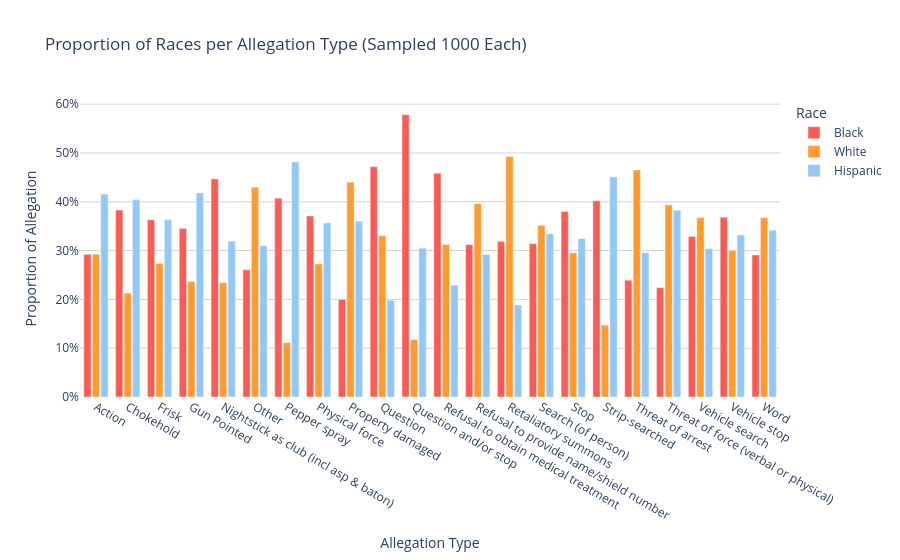

This figure's notebook cell:
### Code cell
import pandas as pd
import plotly.express as px

# Step 1: Define target races and sample size
target_races = ['Black', 'White', 'Hispanic']
n_per_race = 2000

# Step 2: Sample with replacement to get a balanced dataset
balanced_samples = (
    df[df['complainant_ethnicity'].isin(target_races)]
    .groupby('complainant_ethnicity')
    .apply(lambda x: x.sample(n=n_per_race, replace=True, random_state=42))
    .reset_index(drop=True)
)

# Step 3: Get top 5 allegations in this sample
top_5_allegations = (
    balanced_samples['allegation']
    .value_counts()
    .head(22)
    .index
)
filtered = balanced_samples[balanced_samples['allegation'].isin(top_5_allegations)]

# Step 4: Count complaints by allegation and race
counts = (
    filtered.groupby(['allegation', 'complainant_ethnicity'])
    .size()
    .reset_index(name='count')
)

# Step 5: Compute proportions per allegation group
totals = counts.groupby('allegation')['count'].transform('sum')
counts['proportion'] = counts['count'] / totals

# Step 6: Plot
fig = px.bar(
    counts,
    x='allegation',
    y='proportion',
    color='complainant_ethnicity',
    barmode='group',
    color_discrete_map={
        'Black': '#ff5b55',
        'White': '#ff9c2d',
        'Hispanic': '#93c7f7'
    },
    category_orders={'complainant_ethnicity': ['Black', 'White', 'Hispanicn']},
    title='Proportion of Races per Allegation Type (Sampled 1000 Each)',
    labels={
        'allegation': 'Allegation Type',
        'proportion': 'Proportion of Allegation',
        'complainant_ethnicity': 'Race'
    }
)

fig.update_layout(
    yaxis_tickformat='.0%',
    plot_bgcolor='white',
    yaxis=dict(gridcolor='lightgray'),
    bargroupgap=0.15
)

fig.show()

### Figure 1 — Plotly figure (JSON) as saved in the notebook; plotly's stock layout.template omitted (floating-point values rounded to 4 significant figures)
{"data": [{"alignmentgroup": "True", "hovertemplate": "Race=Black<br>Allegation Type=%{x}<br>Proportion of Allegation=%{y}<extra></extra>", "legendgroup": "Black", "marker": {"color": "#ff5b55", "pattern": {"shape": ""}}, "name": "Black", "offsetgroup": "Black", "orientation": "v", "showlegend": true, "textposition": "auto", "type": "bar", "x": ["Action", "Chokehold", "Frisk", "Gun Pointed", "Nightstick as club (incl asp & baton)", "Other", "Pepper spray", "Physical force", "Property damaged", "Question", "Question and/or stop", "Refusal to obtain medical treatment", "Refusal to provide name/shield number", "Retaliatory summons", "Search (of person)", "Stop", "Strip-searched", "Threat of arrest", "Threat of force (verbal or physical)", "Vehicle search", "Vehicle stop", "Word"], "xaxis": "x", "y": [0.2923, 0.383, 0.3631, 0.3455, 0.4468, 0.2606, 0.4074, 0.3707, 0.2, 0.4717, 0.5781, 0.4583, 0.3121, 0.3188, 0.3142, 0.3803, 0.402, 0.2392, 0.224, 0.3291, 0.3682, 0.2912], "yaxis": "y"}, {"alignmentgroup": "True", "hovertemplate": "Race=White<br>Allegation Type=%{x}<br>Proportion of Allegation=%{y}<extra></extra>", "legendgroup": "White", "marker": {"color": "#ff9c2d", "pattern": {"shape": ""}}, "name": "White", "offsetgroup": "White", "orientation": "v", "showlegend": true, "textposition": "auto", "type": "bar", "x": ["Action", "Chokehold", "Frisk", "Gun Pointed", "Nightstick as club (incl asp & baton)", "Other", "Pepper spray", "Physical force", "Property damaged", "Question", "Question and/or stop", "Refusal to obtain medical treatment", "Refusal to provide name/shield number", "Retaliatory summons", "Search (of person)", "Stop", "Strip-searched", "Threat of arrest", "Threat of force (verbal or physical)", "Vehicle search", "Vehicle stop", "Word"], "xaxis": "x", "y": [0.2923, 0.2128, 0.2738, 0.2364, 0.234, 0.4296, 0.1111, 0.2725, 0.44, 0.3302, 0.1172, 0.3125, 0.396, 0.4928, 0.3516, 0.2953, 0.1471, 0.4651, 0.3934, 0.3674, 0.3, 0.3673], "yaxis": "y"}, {"alignmentgroup": "True", "hovertemplate": "Race=Hispanic<br>Allegation Type=%{x}<br>Proportion of Allegation=%{y}<extra></extra>", "legendgroup": "Hispanic", "marker": {"color": "#93c7f7", "pattern": {"shape": ""}}, "name": "Hispanic", "offsetgroup": "Hispanic", "orientation": "v", "showlegend": true, "textposition": "auto", "type": "bar", "x": ["Action", "Chokehold", "Frisk", "Gun Pointed", "Nightstick as club (incl asp & baton)", "Other", "Pepper spray", "Physical force", "Property damaged", "Question", "Question and/or stop", "Refusal to obtain medical treatment", "Refusal to provide name/shield number", "Retaliatory summons", "Search (of person)", "Stop", "Strip-searched", "Threat of arrest", "Threat of force (verbal or physical)", "Vehicle search", "Vehicle stop", "Word"], "xaxis": "x", "y": [0.4154, 0.4043, 0.3631, 0.4182, 0.3191, 0.3099, 0.4815, 0.3567, 0.36, 0.1981, 0.3047, 0.2292, 0.2919, 0.1884, 0.3342, 0.3244, 0.451, 0.2957, 0.3825, 0.3035, 0.3318, 0.3415], "yaxis": "y"}], "layout": {"bargroupgap": 0.15, "barmode": "group", "legend": {"title": {"text": "Race"}, "tracegroupgap": 0}, "plot_bgcolor": "white", "title": {"text": "Proportion of Races per Allegation Type (Sampled 1000 Each)"}, "xaxis": {"anchor": "y", "domain": [0, 1], "title": {"text": "Allegation Type"}}, "yaxis": {"anchor": "x", "domain": [0, 1], "gridcolor": "lightgray", "tickformat": ".0%", "title": {"text": "Proportion of Allegation"}}}}
